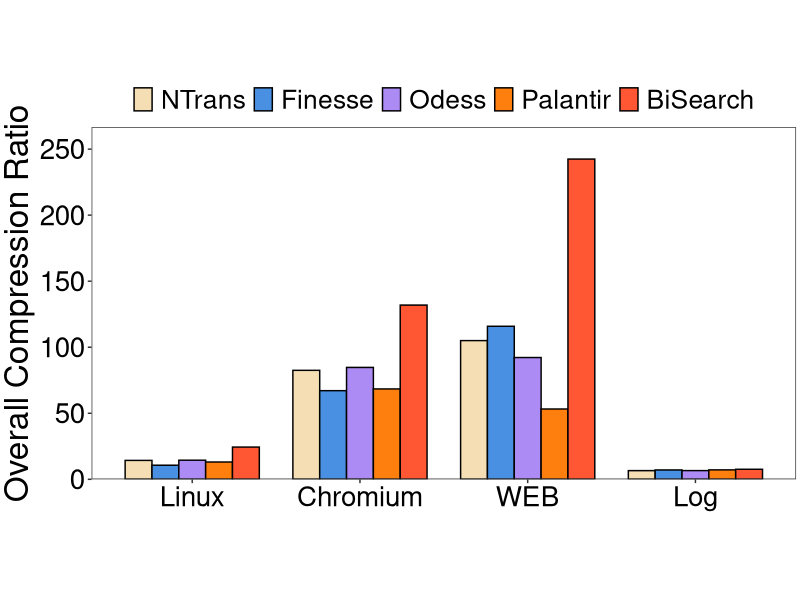
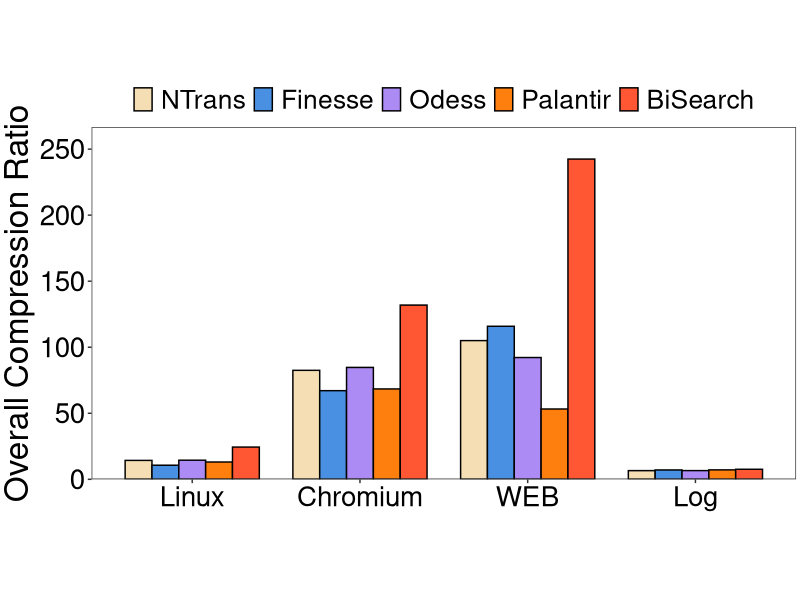

Write the R code that produced these figures, in order.
library(ggplot2)
setwd(dirname(rstudioapi::getActiveDocumentContext()$path))
# 定义数据
heights <- c(14.3049,10.6584,14.4836,13.1136,24.3907,82.5146,67.1194,84.7032,68.4297,131.901,105.009,115.874,92.1916,53.2259,242.453,6.56484,7.06929,6.60713,7.15088,7.58279
)

group_order <- c('Linux', 'Chromium', 'WEB', 'Log')
# 创建数据框
df1 <- data.frame(
  group = factor(rep(group_order, each = 5), levels = group_order),
  category = factor(rep(c('NTrans', 'Finesse', 'Odess', 'Palantir','BiSearch'), times = 4),
                    levels = c('NTrans', 'Finesse', 'Odess', 'Palantir','BiSearch')),
  height = heights
)

max_height <- max(df1$height)

# 创建柱状图
p1 <- ggplot(df1, aes(x = group, y = height, fill = category)) + 
  geom_bar(stat = 'identity', position = position_dodge(width = 0.8), 
           colour = "black", width = 0.8) + 
  scale_fill_manual(values = c("#f5deb3", "#4a90e2", "#ac8cf4", "#ff7f0e","#FF5733")) +
  labs(y = 'Overall Compression Ratio') +
  scale_y_continuous(
    limits = c(0, max_height),
    expand = expansion(mult = c(0, 0.1))
  ) +
  theme_bw() +
  theme(
    plot.title = element_text(hjust = 0.5, size = 24, face = "bold"),
    plot.margin = unit(c(0.1, 0.1, 0.1, 0.1), "cm"),
    axis.title.x = element_text(size = 26),
    axis.title.y = element_text(size = 24),
    axis.text = element_text(size = 20, color = "black"),
    aspect.ratio = 0.5,
    panel.grid.major = element_blank(), 
    panel.grid.minor = element_blank(),
    legend.position = "top",
    legend.direction = "horizontal",
    legend.text = element_text(size = 19),
    legend.key.height = unit(1.0, "line"),
    legend.key.width = unit(1.0, "line"),
    legend.margin = margin(t = 0, unit = 'cm'),
    legend.title = element_blank()
  ) +
  theme(axis.title.x = element_blank())

ggsave('./group-chunse-histograms.pdf', plot = p1, width = 10, height = 5)
print(p1)
